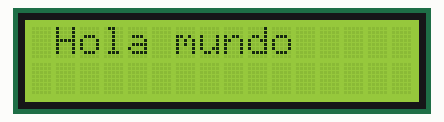
Bench run of a sketch on a simulated Arduino Uno, built with avr-gcc and run on an emulated ATmega328P. Parts: 16×2 character LCD.

Above: at 0.1 s.
At 3.1 s:
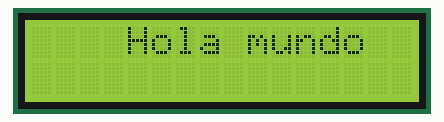
At 7.1 s:
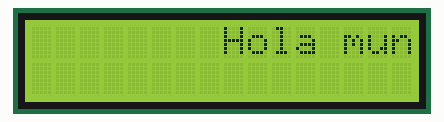
At 14.1 s:
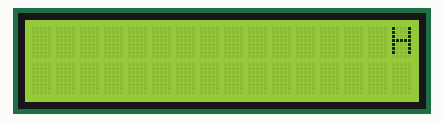
At 30.2 s:
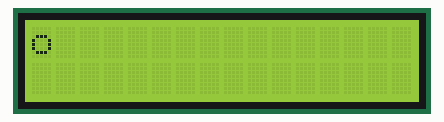
At 38.2 s:
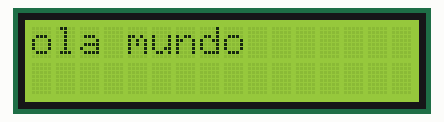

Measured:
- what the display in image 1 shows lasts 1.0 s, from 3.1 s to 4.1 s

The sketch:

lcd_05.ino
```cpp
#include <LiquidCrystal.h>


// LCD pins <--> Arduino pins
const int RS = 11, EN = 12, D4 = 2, D5 = 3, D6 = 4, D7 = 5;
LiquidCrystal lcd(RS, EN, D4, D5, D6, D7);

void setup()
{
  lcd.begin(16, 2); // set up number of columns and rows
}

void loop()
{
  lcd.setCursor(0, 0);
  lcd.print("Hola mundo");
  lcd.scrollDisplayRight();
  delay(1000);
}
```
